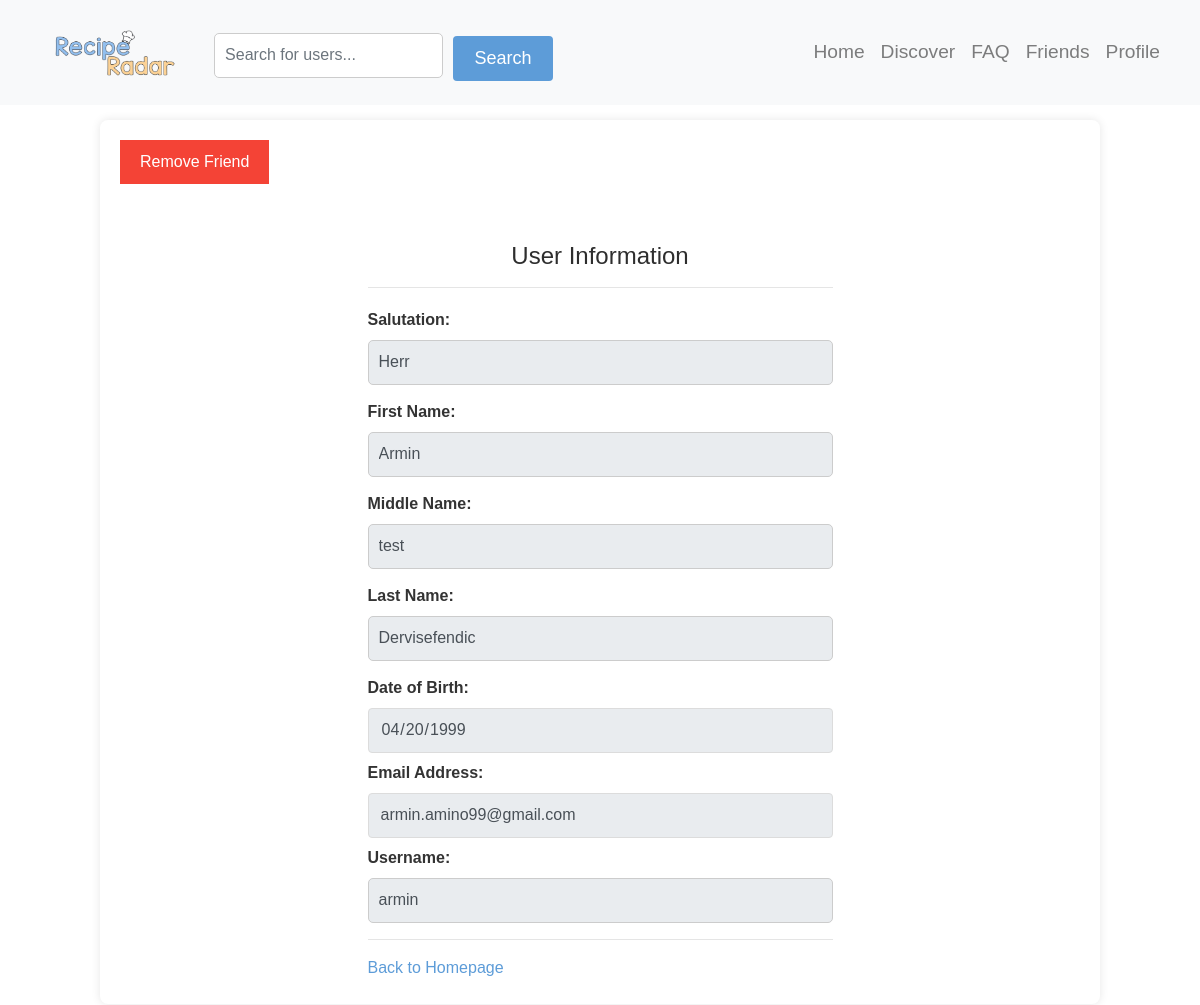
The app's page /profile.php?userID=82 (signed in, upper part), older data.
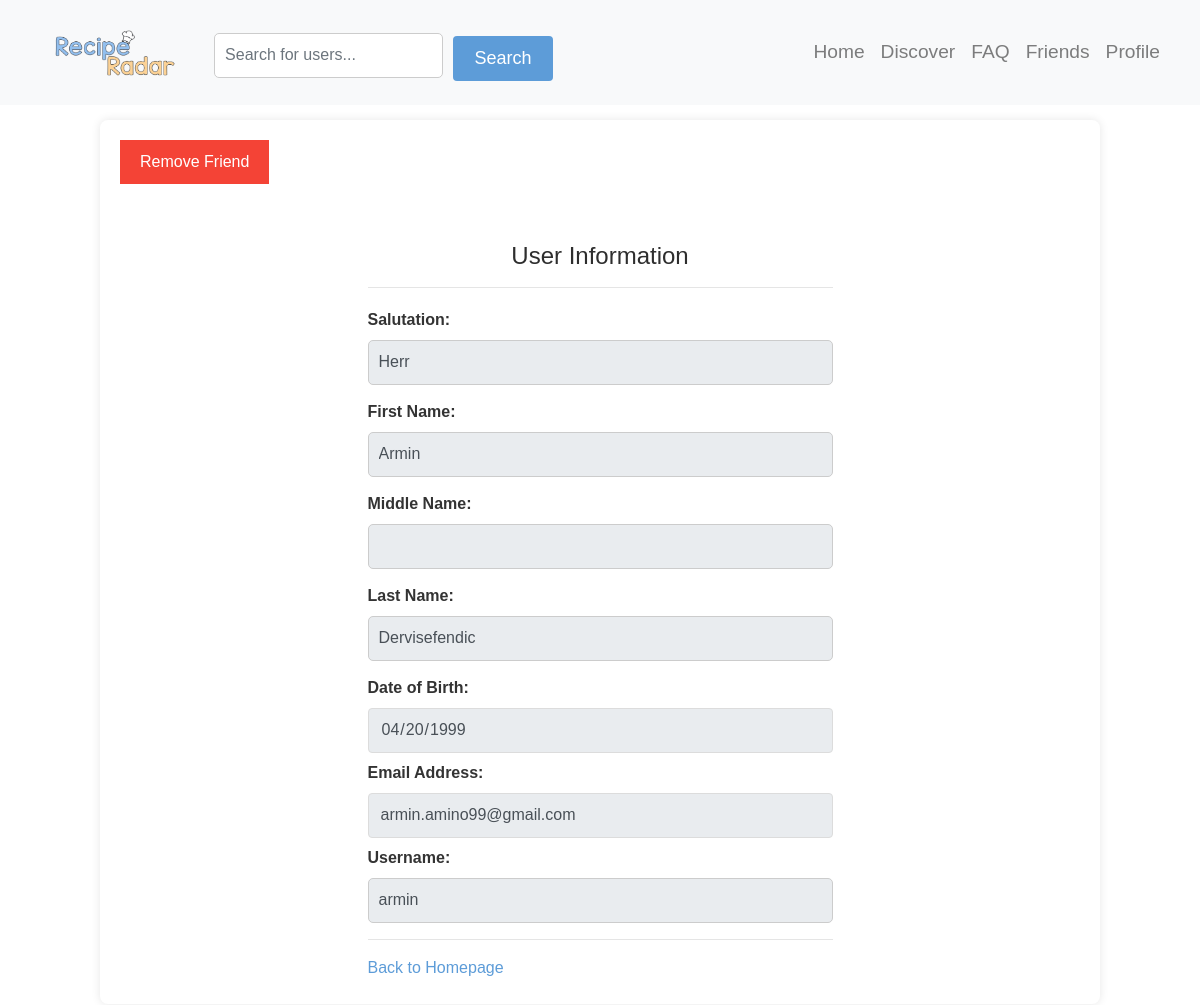
The same page, newer data.
### tables this page shows
CREATE TABLE `users` (
  `userID` int(20) NOT NULL,
  `type` text NOT NULL DEFAULT 'normal',
  `salutation` varchar(50) DEFAULT NULL,
  `firstName` varchar(50) NOT NULL,
  `middleName` varchar(50) DEFAULT NULL,
  `lastName` varchar(50) NOT NULL,
  `userName` varchar(30) NOT NULL,
  `email` varchar(100) NOT NULL,
  `password` varchar(255) NOT NULL,
  `birthDate` date NOT NULL,
  `profilePicture` varchar(255) DEFAULT NULL
);

### services/user_service.php (called while the page is built, shortened)
<?php
require 'config/db_connect.php';
if(isset($_GET['userID'])) {
    $userID = $_GET['userID'];
    $sql = "SELECT * FROM users WHERE userID = $userID";
}
$result = mysqli_query($conn, $sql);
$user = mysqli_fetch_assoc($result);
?>

### services/discover_posts/user_profile_recipes.php (the view, shortened to what this page needs)
<?php
require 'config/db_connect.php';
if (isset($_GET['userID']) && is_numeric($_GET['userID'])) {
    $userID = intval($_GET['userID']);
    $sql = "SELECT posts.*, users.firstname
            FROM posts
            INNER JOIN users ON posts.authorID = users.userID
            WHERE posts.authorID = ?
            ORDER BY posts.postDate DESC
            LIMIT 3";
    $stmt = $conn->prepare($sql);
    $stmt->bind_param("i", $userID);
    $stmt->execute();
    $result = $stmt->get_result();
    if ($result->num_rows > 0) {
        while($row = $result->fetch_assoc()) {
            echo '</div>';
        }
    } else {
        echo '<p>No posts available from this user.</p>';
    }
} else {
    echo '<p>Invalid user ID.</p>';
}
?>

### components/user_form.php
<?php
include('services/user_service.php');
?>
<div class="row justify-content-center">
    <div class="col-11 col-sm-10 col-md-8 col-lg-7 col-xl-6 col-xxl-5">
        <h4 class="untertitle mb-1 mt-5">User Information</h4>
        <hr>
        <form>
            <div class="mb-2 mt-3">
                <label for="salutation" class="left-align-label">Salutation:</label>
                <input type="text" class="form-control auth-input" name="salutation" value="<?php echo htmlspecialchars($user['salutation']); ?>" readonly>
            </div>
            <div class="mb-2">
                <label for="firstName" class="left-align-label">First Name:</label>
                <input type="text" class="form-control auth-input" name="firstName" value="<?php echo htmlspecialchars($user['firstName']); ?>" readonly>
            </div>
            <div class="mb-2">
                <label for="middleName" class="left-align-label">Middle Name:</label>
                <input type="text" class="form-control auth-input" name="middleName" value="<?php echo htmlspecialchars($user['middleName']); ?>" readonly>
            </div>
            <div class="mb-2">
                <label for="lastName" class="left-align-label">Last Name:</label>
                <input type="text" class="form-control auth-input" name="lastName" value="<?php echo htmlspecialchars($user['lastName']); ?>" readonly>
            </div>
            <div class="mb-2">
                <label for="birthDate" class="left-align-label">Date of Birth:</label>
                <input type="date" class="form-control auth-input" name="birthDate" value="<?php echo htmlspecialchars($user['birthDate']); ?>" readonly>
            </div>
            <div class="mb-2">
                <label for="email" class="left-align-label">Email Address:</label>
                <input type="email" class="form-control auth-input" name="email" value="<?php echo htmlspecialchars($user['email']); ?>" readonly>
            </div>
            <div class="mb-2">
                <label for="userName" class="left-align-label">Username:</label>
                <input type="text" class="form-control auth-input" name="userName" value="<?php echo htmlspecialchars($user['userName']); ?>" readonly>
            </div>
            <hr class="seperator">
            <p class="text mb-1 mt-3"><a href="index.php" class="text-link">Back to Homepage</a></p>
        </form>
    </div>
</div>

Row changes from the older to the newer data that the page shows:
changed users "Herr": middleName "test" → (not shown)
